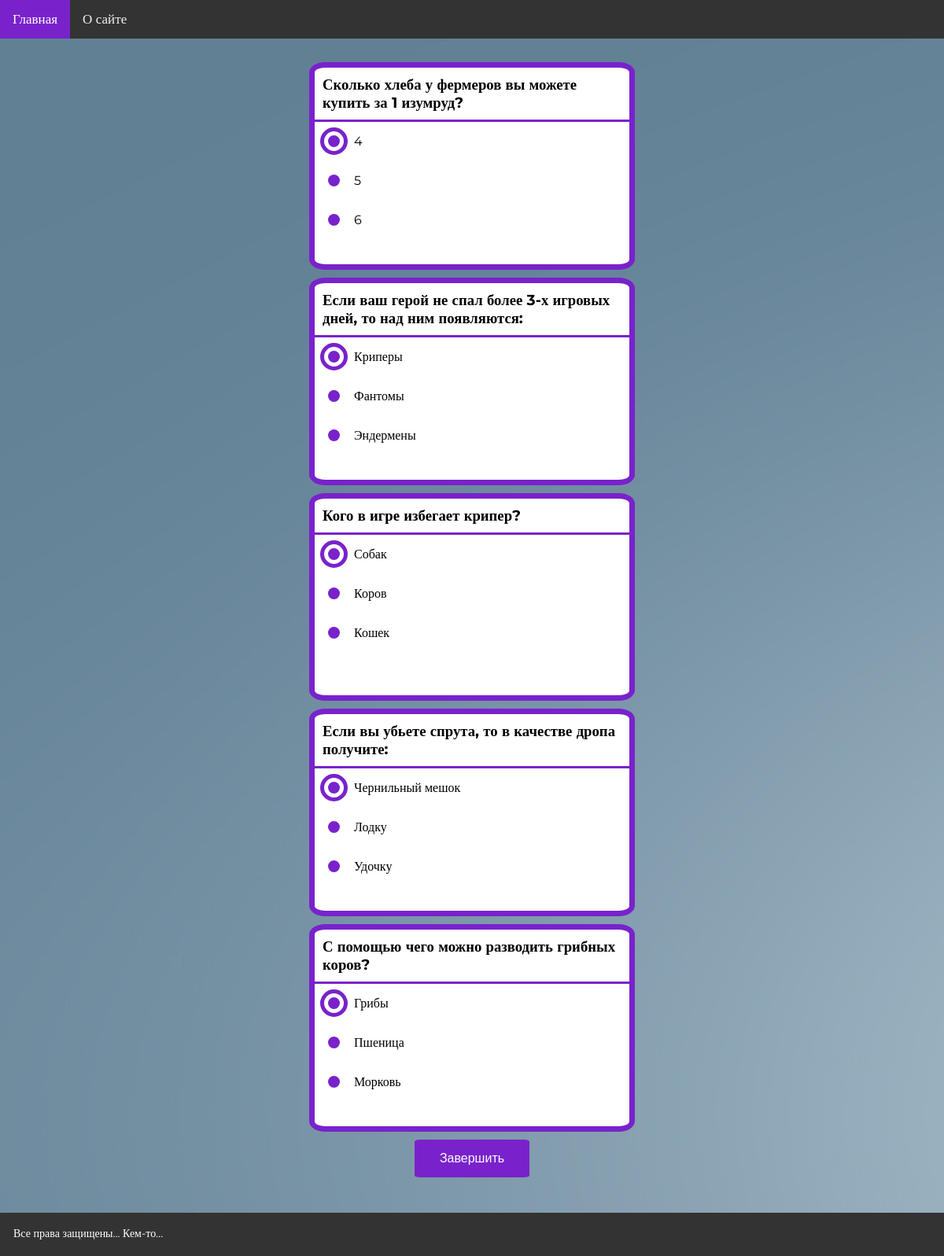
Screenshot of /quiz/kak-horosho-ty-znaesh-minecraft with the database file from the repository.
### quiz/models.py (models this page shows, shortened)
class Questions(models.Model):
    question = models.CharField(max_length=255)
    slug = models.SlugField(max_length=255, unique=True, db_index=True)
    quiz = models.ForeignKey(Quiz, on_delete=models.PROTECT)

class Answers(models.Model):
    answer = models.CharField(max_length=255)
    is_right = models.BooleanField()
    question = models.ForeignKey(Questions, on_delete=models.PROTECT)

### quiz/views.py (the view, shortened to what this page needs)
# urls.py: path('quiz/<slug:test_slug>', show_quiz, name='quiz'),
def show_quiz(request, test_slug):
    test = get_object_or_404(Quiz, slug=test_slug)
    questions = test.questions_set.all()
    answers = [q.answers_set.all() for q in questions]
    first_answers = list(map(lambda x: x[0], answers))
    q_and_a = list(zip(questions, answers, first_answers))
    context = {
        'q_and_a': q_and_a
    }
    return render(request, 'quiz.html', context=context)

### quiz/templates/quiz.html (shortened to what this page needs)
{% extends 'base.html' %}
{% block content %}
        <form method="post">
        {% for i, j, t in q_and_a %}
            <div class="center">
                <div class="box">
                <ul>
                <h3 class="box-title">{{ i.question }}</h3>
                <hr>
            {% for k in j %}
                <li>
                {% if k == t %}
                    <label>{{ k.answer }}</label>
                    {% else %}
                    <label>{{ k.answer }}</label>
                    {% endif %}
                <div class="bullet">
                </div>
                </li>
            {% endfor %}
                </ul>
                </div>
            </div>
        {% endfor %}
    <p class="center"><button type="submit" class="submit-margin">Завершить</button></p>
        </form>
{% endblock %}

### quiz/static/quiz/css/styles.css (style rules this page uses)
* { margin: 0; padding: 0; }
html, body { font-family: 'Montserrat'; background-image: url("abstract-luxury-gradient-blue-background-smooth-dark-blue-with-black-vignette-studio-banner.jpg"); height: 100%; }
.center { display: flex; justify-content: center; }
.box { margin-bottom: 10px; height: 250px; width: 400px; border:7px solid #7922CC; border-radius: 5%; background-color: white; }
.box-title { margin: 10px; width: 380px; }
hr { border: none; background-color: #7922CC; color: #7922CC; height: 3px; margin-bottom: 5px; width: 400px; }
.submit-margin { margin-bottom: 100px; background-color: #7922CC; display: inline-block; text-decoration: none; font-size: 16px; border: none; color: white; padding: 15px 32px; cursor: pointer; border-radius: 5%; }
ul { list-style-type: none; width: 220px; }
li { margin-left: 10px; position: relative; padding: 10px; padding-left: 40px; height:30px; }
label:before { content: ""; width: 15px; height: 15px; background: #7922CC; position: absolute; left: 7px; top: calc(50% - 13px); box-sizing: border-box; border-radius: 50%; }
.bullet { position: relative; width: 25px; height: 25px; left: -3px; top: 2px; border: 5px solid #7922CC; opacity: 0; border-radius: 50%; }
input[type="radio"]:checked ~ .bullet { position:absolute; opacity: 1; animation-name: explode; animation-duration: 0.350s; }

### rows the page displays
Questions: question "Сколько хлеба у фермеров вы можете купить за 1 изумруд?"
Answers: answer "4"
Answers: answer "5"
Answers: answer "6"
Questions: question "Если ваш герой не спал более 3-х игровых дней, то над ним появляются:"
Answers: answer "Криперы"
Answers: answer "Фантомы"
Answers: answer "Эндермены"
Questions: question "Кого в игре избегает крипер?"
Answers: answer "Собак"
Answers: answer "Коров"
Answers: answer "Кошек"
Questions: question "Если вы убьете спрута, то в качестве дропа получите:"
Answers: answer "Чернильный мешок"
Answers: answer "Лодку"
Answers: answer "Удочку"
Questions: question "С помощью чего можно разводить грибных коров?"
Answers: answer "Грибы"
Answers: answer "Пшеница"
Answers: answer "Морковь"
